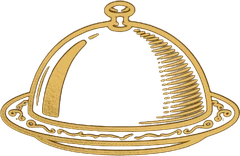
#> input picture business/landing/img/carte/ico-diner.webp, 240 x 156 px; its folder holds only this picture in this run
$ python carte-icones.py ../landing/img/carte/ico-diner.webp
#> lines starting #> are read from the running program, lines starting #| are printed output that depends on the picture; after the words box and inside, x2 and y2 are one past the last pixel; in counts of white or black regions, pixels touching at a corner belong together
"""Les icônes des moments de la carte (11 octobre 2026, 1 génération accordée, ~0,15 € : une planche de 8 icônes à la
dorure gravée, sur une carte verte). Découpe : la carte verte, une grille de 4 × 2, détourage du vert, poussières retirées
(on garde le grand morceau et ce qui est près de lui), puis la dorure recolorée d'un or soutenu (le vert faisait un or pâle
et verdâtre sur le papier).
L'assiette et ses couverts (ico-assiette.webp, réception et dîner) : 1 génération de plus le même jour (~0,15 €),
détourée à part, traits épaissis pour rester lisibles une fois pressés.
Usage : python3 business/tools/carte-icones.py planche.png   →   business/landing/img/carte/ico-<nom>.webp"""
import sys
import numpy as np
from PIL import Image
from scipy import ndimage

NAMES = ['alliances', 'coupes', 'mairie', 'diner', 'henne', 'berceau', 'cocktail', 'bouquet']
DARK, LIGHT = np.array([92, 60, 14.]), np.array([226, 186, 98.])
a = np.asarray(Image.open(sys.argv[1]).convert('RGB')).astype(np.float32)
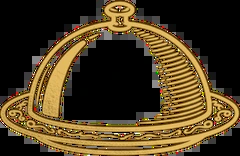
#> a: shape (156, 240, 3) float32; mean R, G, B 77.1, 60.8, 33.1
g = (a[..., 1] > a[..., 0] + 60) & (a[..., 1] > a[..., 2] + 60)
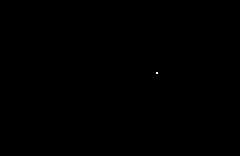
#> g: shape (156, 240) bool; 0.01% white in thin lines or dots, all inside (x1, y1, x2, y2) = (156, 72, 158, 74)
ys, xs = np.where(g); a = a[ys.min() + 12:ys.max() - 12, xs.min() + 12:xs.max() - 12]
#> after `ys, xs = np.where(g)`: ys = [72, 72, 73, 73]; xs = [156, 157, 156, 157]
#> after `a = a[ys.min() + 12:ys.max() - 12, xs.min() + 12:xs.max() - 12]`: a = empty array
g = (a[..., 1] > a[..., 0] + 60) & (a[..., 1] > a[..., 2] + 60)
#> g = empty array
H, W = a.shape[:2]; bg = np.median(a[g], axis=0)
#> after `H, W = a.shape[:2]`: H = 0; W = 0
#> after `bg = np.median(a[g], axis=0)`: bg = [nan, nan, nan]
al = np.clip((np.sqrt(((a - bg) ** 2).sum(axis=2)) - 40) / 80, 0, 1)
#> al = empty array
lum = (a[..., 0] * .5 + a[..., 2] * .5) / 255          # le vert fausse la luminosité : rouge et bleu seulement
#> lum = empty array
for i, n in enumerate(NAMES):
    r, c = divmod(i, 4); sl = (slice(r * H // 2, (r + 1) * H // 2), slice(c * W // 4, (c + 1) * W // 4))
    A, L = al[sl], lum[sl]
    lab, k = ndimage.label(ndimage.binary_dilation(A > .3, iterations=6))
#> (the run stopped early here; a loop or call above may not have finished)
